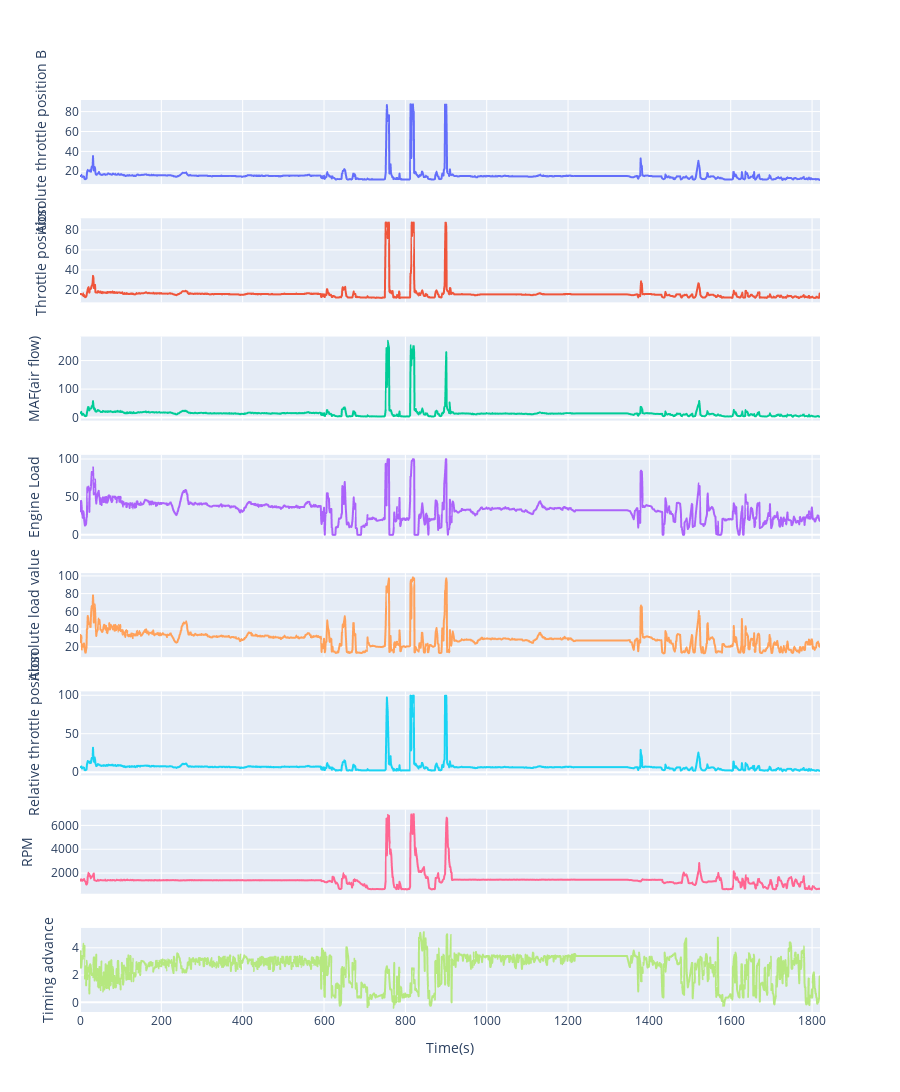

Source (notebook cell):
### Code cell
# Anfahruckeln

file = r"Tempomat80.csv"
#file = r"VollastAutobahn.csv"
#file = r"Gp3.csv"


df = pd.read_csv(file, sep=',')

df['FT - Bank1'] = df['STFT - Bank1'] + df['LTFT - Bank1']
df['FT - Bank2'] = df['STFT - Bank2'] + df['LTFT - Bank2']
df['Timing advance'] = df['Timing advance'] / 10


#print(os.getcwd())
#print(df.head)
#list(df)

'''
data = [ #'session', \
         #'time', \
         #'GPS Longitude', \
         #'GPS Latitude', \
         #'GPS Bearing', \
         #'Absolute throttle position B', \
         #'Throttle position', \
         #'Fuel Rail Pressure', \
         #'MAF(air flow)', \
         #'Catalyst Temp - Bank 1  Sensor 1', \
         #'Catalyst Temp - Bank 2  Sensor 1', \
         #'STFT - Bank1', \
         #'LTFT - Bank1', \
         #'FT - Bank1', \
         #'STFT - Bank2', \
         #'LTFT - Bank2', \
         #'FT - Bank2', \
         #'Air Fuel Ratio (alt)', \
         #'Air Fuel Ratio', \
         #'Coolant', \
         #'Engine Load', \
         #'Absolute load value', \
         #'O2 S1 Equiv. Ratio and/or Current', \
         #'O2 Sensor 1x2', \
         #'O2 Sensor 2x2', \
         #'Relative throttle position', \
         #'RPM', \
         #'Timing advance', \
         #'GPS Speed']
    
data = [ 'session', \
         'time', \
         'GPS Longitude', \
         'GPS Latitude', \
         'GPS Bearing', \
         'Absolute throttle position B', \
         'Throttle position', \
         'Fuel Rail Pressure', \
         'MAF(air flow)', \
         'Catalyst Temp - Bank 1  Sensor 1', \
         'Catalyst Temp - Bank 2  Sensor 1', \
         'STFT - Bank1', \
         'LTFT - Bank1', \
         'FT - Bank1', \
         'STFT - Bank2', \
         'LTFT - Bank2', \
         'FT - Bank2', \
         'Air Fuel Ratio (alt)', \
         'Air Fuel Ratio', \
         'Coolant', \
         'Engine Load', \
         'Absolute load value', \
         'O2 S1 Equiv. Ratio and/or Current', \
         'O2 Sensor 1x2', \
         'O2 Sensor 2x2', \
         'Relative throttle position', \
         'RPM', \
         'Timing advance', \
         'GPS Speed']
'''

data = [ #'session', \
         #'time', \
         #'GPS Longitude', \
         #'GPS Latitude', \
         #'GPS Bearing', \
         'Absolute throttle position B', \
         'Throttle position', \
         #'Fuel Rail Pressure', \
         'MAF(air flow)', \
         #'Catalyst Temp - Bank 1  Sensor 1', \
         #'Catalyst Temp - Bank 2  Sensor 1', \
         #'STFT - Bank1', \
         #'LTFT - Bank1', \
         #'FT - Bank1', \
         #'STFT - Bank2', \
         #'LTFT - Bank2', \
         #'FT - Bank2', \
         #'Air Fuel Ratio (alt)', \
         #'Air Fuel Ratio', \
         #'Coolant', \
         'Engine Load', \
         'Absolute load value', \
         #'O2 S1 Equiv. Ratio and/or Current', \
         #'O2 Sensor 1x2', \
         #'O2 Sensor 2x2', \
         'Relative throttle position', \
         'RPM', \
         'Timing advance', \
         #'GPS Speed' \
         ]

plotList(data, df)

### Figure 1 — Plotly figure (JSON) as saved in the notebook; plotly's stock layout.template omitted (floating-point values rounded to 4 significant figures; data arrays with more than 128 entries replaced by an {"elided": "..."} marker saying what was removed)
{"data": [{"type": "scattergl", "x": {"elided": "1580 float values"}, "xaxis": "x", "y": {"elided": "1580 float values"}, "yaxis": "y"}, {"type": "scattergl", "x": {"elided": "1580 float values"}, "xaxis": "x2", "y": {"elided": "1580 float values"}, "yaxis": "y2"}, {"type": "scattergl", "x": {"elided": "1580 float values"}, "xaxis": "x3", "y": {"elided": "1580 float values"}, "yaxis": "y3"}, {"type": "scattergl", "x": {"elided": "1580 float values"}, "xaxis": "x4", "y": {"elided": "1580 float values"}, "yaxis": "y4"}, {"type": "scattergl", "x": {"elided": "1580 float values"}, "xaxis": "x5", "y": {"elided": "1580 float values"}, "yaxis": "y5"}, {"type": "scattergl", "x": {"elided": "1580 float values"}, "xaxis": "x6", "y": {"elided": "1580 float values"}, "yaxis": "y6"}, {"type": "scattergl", "x": {"elided": "1580 float values"}, "xaxis": "x7", "y": {"elided": "1580 int values"}, "yaxis": "y7"}, {"type": "scattergl", "x": {"elided": "1580 float values"}, "xaxis": "x8", "y": {"elided": "1580 float values"}, "yaxis": "y8"}], "layout": {"height": 1200, "showlegend": false, "xaxis": {"anchor": "y", "domain": [0, 1], "matches": "x8", "showticklabels": false}, "xaxis2": {"anchor": "y2", "domain": [0, 1], "matches": "x8", "showticklabels": false}, "xaxis3": {"anchor": "y3", "domain": [0, 1], "matches": "x8", "showticklabels": false}, "xaxis4": {"anchor": "y4", "domain": [0, 1], "matches": "x8", "showticklabels": false}, "xaxis5": {"anchor": "y5", "domain": [0, 1], "matches": "x8", "showticklabels": false}, "xaxis6": {"anchor": "y6", "domain": [0, 1], "matches": "x8", "showticklabels": false}, "xaxis7": {"anchor": "y7", "domain": [0, 1], "matches": "x8", "showticklabels": false}, "xaxis8": {"anchor": "y8", "domain": [0, 1], "title": {"text": "Time(s)"}}, "yaxis": {"anchor": "x", "domain": [0.9078, 1.0], "title": {"text": "Absolute throttle position B"}}, "yaxis2": {"anchor": "x2", "domain": [0.7781, 0.8703], "title": {"text": "Throttle position"}}, "yaxis3": {"anchor": "x3", "domain": [0.6484, 0.7406], "title": {"text": "MAF(air flow)"}}, "yaxis4": {"anchor": "x4", "domain": [0.5188, 0.6109], "title": {"text": "Engine Load"}}, "yaxis5": {"anchor": "x5", "domain": [0.3891, 0.4813], "title": {"text": "Absolute load value"}}, "yaxis6": {"anchor": "x6", "domain": [0.2594, 0.3516], "title": {"text": "Relative throttle position"}}, "yaxis7": {"anchor": "x7", "domain": [0.1297, 0.2219], "title": {"text": "RPM"}}, "yaxis8": {"anchor": "x8", "domain": [0, 0.09219], "title": {"text": "Timing advance"}}}}
